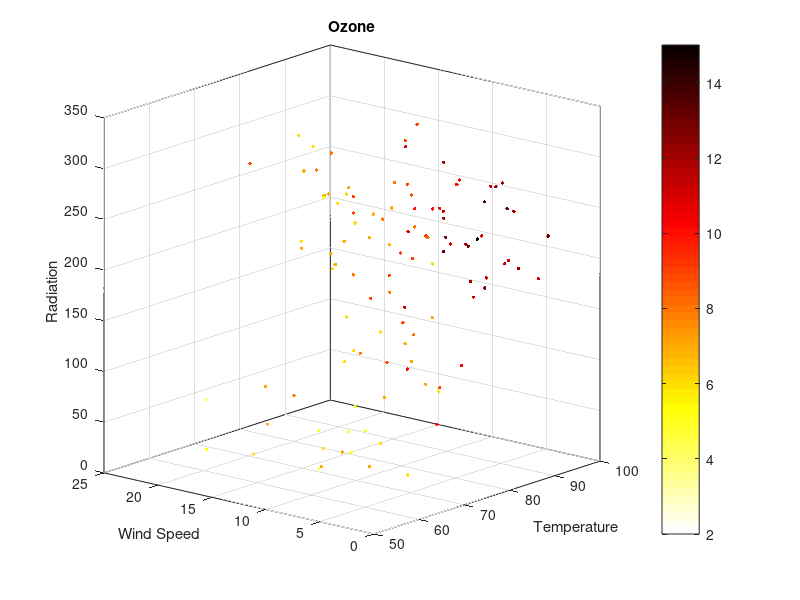

MATLAB code to generate this figure:
%  alt_5b.m

load environmental


data = [SolarRadiation Temperature WindSpeed];
label = {'Solar Radiation' 'Temperature' 'Wind Speed'};

z = (Ozone).^(1/3);
response = z;

%  make color map index
nc = 16;
offset = 1;
c = response-min(response);
c = round((nc-1-2*offset)*c/max(c)+1+offset);

scatter3(Temperature,WindSpeed,SolarRadiation,6,c,'filled')
box on

colormap(hot)
myMap = colormap;
colormap(flipud(myMap))

view(-50,15)
xlabel('Temperature')
ylabel('Wind Speed')
zlabel('Radiation')
title('Ozone')

colorbar
